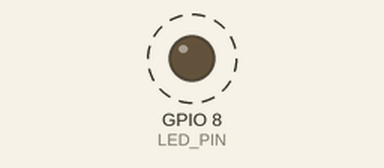
This sketch was run on a simulated ESP32-S3. Shown: output pins drawn as LEDs (lit = HIGH). Dashed ring = blinking. What the sketch prints to the serial monitor is not drawn.

Above: at 0.86 s.
Timing chart, 0 to 3.8 s (numbered marks = the images above):
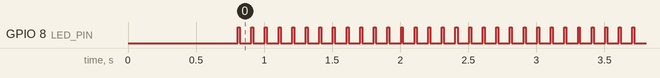

Measured:
- by itself, GPIO 8 (LED_PIN): alternates HIGH for 0.01 s and LOW for 0.09 s

The sketch:

puck_gps_tx.ino
```cpp
/*
 * PUCK - ESP-NOW RSSI beacon broadcaster
 * -----------------------------------------------------------------
 * The puck's only job now: broadcast a small beacon packet ~10x/sec
 * so the drone (esp_now_gps_tx.ino) can read this packet's RSSI on
 * arrival, filter it, and classify proximity into a NEAR/MID/FAR/LOST
 * zone. Same beacon_t + timing as Brayden's esp_now_proximity_finder.ino
 * HIDER role - this sketch is effectively that role, dedicated (no
 * GPS, no role switch needed since this board is always the puck).
 *
 * GPS was dropped from the puck on purpose: drone<->puck finding is
 * RSSI-only now, so a GPS fix here had no consumer. FOLLOW HOME still
 * works fine without it - that's purely a drone<->captured-home-point
 * calculation.
 *
 * Filename kept as puck_gps_tx.ino for continuity with the rest of
 * the repo/history, even though it no longer touches GPS.
 *
 * WIRE PROTOCOL: beacon_t must match esp_now_gps_tx.ino (drone) and
 * esp_now_proximity_finder.ino exactly:
 *
 *   typedef struct { uint32_t counter; } beacon_t;
 *
 * Fixed WiFi channel below must match esp_now_gps_tx.ino / controller.ino.
 *
 * Update rxMac[] below with the drone's real MAC address once you
 * know it (the drone prints its own MAC to Serial on boot). 0xFF
 * broadcast works for now without any pairing.
 *
 * FLASH-READY (2026-08-05): this is the build to flash over whatever
 * is currently on the puck if you can't confirm what that is. Added a
 * ~1x/sec heartbeat print below (see HEARTBEAT_INTERVAL_MS) purely so
 * you can open Serial Monitor after flashing and see the beacon
 * counter ticking up as live confirmation this exact build is running
 * - it changes no wire-protocol behavior.
 *
 * STATUS LED (2026-08-06): board's onboard LED is GPIO8, active-HIGH -
 * confirmed from blinky_rx.ino, which was previously run on this same
 * hardware. Flashes briefly on every beacon send (~10x/sec) as a purely
 * visual "yes, this is actually transmitting" indicator - no protocol
 * effect, same spirit as the Serial heartbeat above.
 */

#include <WiFi.h>
#include <esp_now.h>
#include <esp_wifi.h>

#define WIFI_CHANNEL 1
const uint8_t TX_POWER_QUARTER_DBM = 84; // 84 = 21 dBm (max) - keep identical on all radios

const uint32_t BEACON_INTERVAL_MS = 100; // ~10 beacons/sec, matches esp_now_proximity_finder.ino
const uint32_t HEARTBEAT_INTERVAL_MS = 1000; // Serial print rate - flash-confirmation only, not a protocol change

#define LED_PIN 8                   // onboard LED, active-HIGH (see blinky_rx.ino)
const uint32_t LED_PULSE_MS = 15;   // brief flash per send - short enough not to look "stuck on" at 10Hz

typedef struct {
  uint32_t counter;
} beacon_t;

beacon_t outgoingBeacon = { 0 };

// Placeholder broadcast address - swap in the drone's real MAC later
uint8_t rxMac[] = {0xFF, 0xFF, 0xFF, 0xFF, 0xFF, 0xFF};

void onDataSent(const wifi_tx_info_t *info, esp_now_send_status_t status) {
  // no-op on purpose - fires 10x/sec, would flood Serial otherwise
}

// Debug checkpoint helper (2026-08-06) - forces the print out immediately
// with a flush + tiny delay, so if something crashes right after a
// checkpoint, that checkpoint's text still has a chance to actually reach
// the monitor instead of sitting lost in an unflushed buffer. Temporary,
// for tracking down why this board goes totally silent on this sketch
// (works fine on a plain no-WiFi blink test) - remove once found.
void checkpoint(const char *label) {
  Serial.print("CP: ");
  Serial.println(label);
  Serial.flush();
  delay(50);
}

void setup() {
  Serial.begin(115200);
  delay(300);
  checkpoint("serial up");

  pinMode(LED_PIN, OUTPUT);
  digitalWrite(LED_PIN, LOW);
  checkpoint("LED pin set");

  WiFi.mode(WIFI_STA);
  checkpoint("WiFi.mode(WIFI_STA) done");

  WiFi.disconnect();
  checkpoint("WiFi.disconnect() done");

  esp_wifi_set_channel(WIFI_CHANNEL, WIFI_SECOND_CHAN_NONE);
  checkpoint("esp_wifi_set_channel() done");

  esp_wifi_set_max_tx_power(TX_POWER_QUARTER_DBM);
  checkpoint("esp_wifi_set_max_tx_power() done");

  Serial.print("This device's MAC: ");
  Serial.println(WiFi.macAddress());
  Serial.flush();
  checkpoint("got MAC address");

  esp_err_t initResult = esp_now_init();
  checkpoint(initResult == ESP_OK ? "esp_now_init() OK" : "esp_now_init() FAILED");
  if (initResult != ESP_OK) {
    return;
  }

  esp_now_register_send_cb(onDataSent);
  checkpoint("send callback registered");

  esp_now_peer_info_t peerInfo = {};
  memcpy(peerInfo.peer_addr, rxMac, 6);
  peerInfo.channel = WIFI_CHANNEL;
  peerInfo.encrypt = false;

  esp_err_t peerResult = esp_now_add_peer(&peerInfo);
  checkpoint(peerResult == ESP_OK ? "peer added OK" : "add_peer FAILED");
  if (peerResult != ESP_OK) {
    return;
  }

  Serial.println("Broadcasting beacons...");
  Serial.println("(heartbeat below confirms this build is alive - not part of the wire protocol)");
  Serial.flush();
}

unsigned long lastSend = 0;
unsigned long lastHeartbeat = 0;
unsigned long ledOffAtMs = 0;
bool ledIsOn = false;

void loop() {
  unsigned long now = millis();
  if (now - lastSend >= BEACON_INTERVAL_MS) {
    lastSend = now;
    outgoingBeacon.counter++;
    esp_now_send(rxMac, (uint8_t *)&outgoingBeacon, sizeof(outgoingBeacon));

    digitalWrite(LED_PIN, HIGH);
    ledIsOn = true;
    ledOffAtMs = now + LED_PULSE_MS;
  }

  if (ledIsOn && now >= ledOffAtMs) {
    digitalWrite(LED_PIN, LOW);
    ledIsOn = false;
  }

  if (now - lastHeartbeat >= HEARTBEAT_INTERVAL_MS) {
    lastHeartbeat = now;
    Serial.printf("puck alive - beacon #%lu\n", (unsigned long)outgoingBeacon.counter);
  }
}
```
